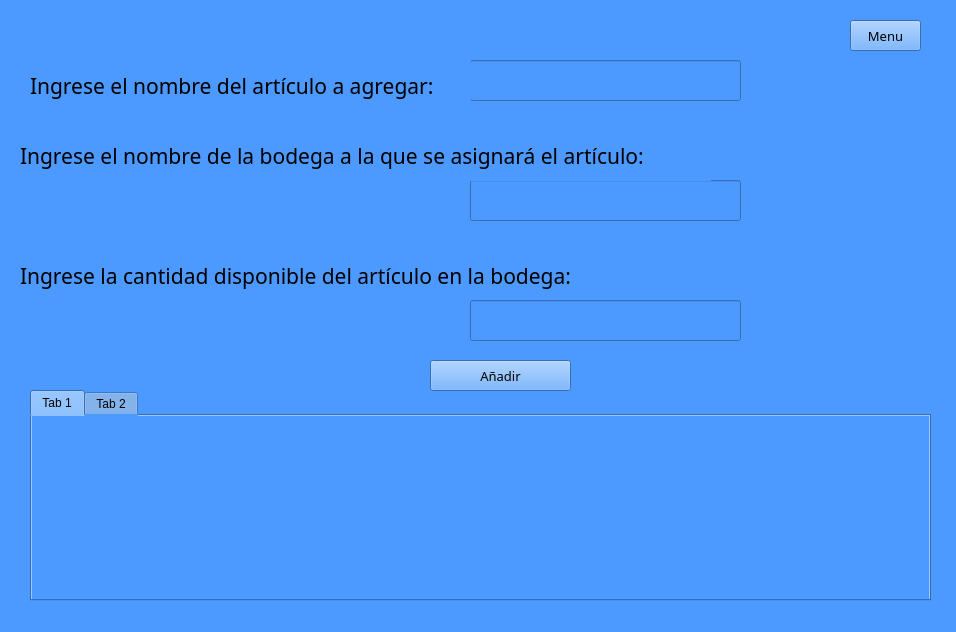
<?xml version="1.0" encoding="UTF-8"?>
<ui version="4.0">
 <class>MainWindow</class>
 <widget class="QMainWindow" name="MainWindow">
  <property name="geometry">
   <rect>
    <x>0</x>
    <y>0</y>
    <width>956</width>
    <height>632</height>
   </rect>
  </property>
  <property name="windowTitle">
   <string>Articulos de Bodega</string>
  </property>
  <property name="styleSheet">
   <string notr="true">background-color: rgb(0, 0, 255);
background-color: rgb(76, 154, 255);</string>
  </property>
  <widget class="QWidget" name="centralwidget">
   <widget class="QLineEdit" name="txtArticulo">
    <property name="geometry">
     <rect>
      <x>470</x>
      <y>60</y>
      <width>271</width>
      <height>41</height>
     </rect>
    </property>
    <property name="font">
     <font>
      <family>Century Gothic</family>
      <pointsize>16</pointsize>
     </font>
    </property>
   </widget>
   <widget class="QPushButton" name="btAnadir">
    <property name="geometry">
     <rect>
      <x>430</x>
      <y>360</y>
      <width>141</width>
      <height>31</height>
     </rect>
    </property>
    <property name="font">
     <font>
      <family>Century Gothic</family>
      <pointsize>10</pointsize>
     </font>
    </property>
    <property name="text">
     <string>Añadir</string>
    </property>
   </widget>
   <widget class="QLineEdit" name="txtBodega">
    <property name="geometry">
     <rect>
      <x>470</x>
      <y>180</y>
      <width>271</width>
      <height>41</height>
     </rect>
    </property>
    <property name="font">
     <font>
      <family>Century Gothic</family>
      <pointsize>16</pointsize>
     </font>
    </property>
   </widget>
   <widget class="QPushButton" name="btMenu">
    <property name="geometry">
     <rect>
      <x>850</x>
      <y>20</y>
      <width>71</width>
      <height>31</height>
     </rect>
    </property>
    <property name="font">
     <font>
      <family>Century Gothic</family>
      <pointsize>10</pointsize>
     </font>
    </property>
    <property name="text">
     <string>Menu</string>
    </property>
   </widget>
   <widget class="QLabel" name="lblArticulo">
    <property name="geometry">
     <rect>
      <x>30</x>
      <y>60</y>
      <width>441</width>
      <height>51</height>
     </rect>
    </property>
    <property name="font">
     <font>
      <family>Century Gothic</family>
      <pointsize>16</pointsize>
      <weight>50</weight>
      <bold>false</bold>
     </font>
    </property>
    <property name="text">
     <string>Ingrese el nombre del artículo a agregar: </string>
    </property>
   </widget>
   <widget class="QLabel" name="lblBodega">
    <property name="geometry">
     <rect>
      <x>20</x>
      <y>130</y>
      <width>691</width>
      <height>51</height>
     </rect>
    </property>
    <property name="font">
     <font>
      <family>Century Gothic</family>
      <pointsize>16</pointsize>
      <weight>50</weight>
      <bold>false</bold>
     </font>
    </property>
    <property name="text">
     <string>Ingrese el nombre de la bodega a la que se asignará el artículo: </string>
    </property>
   </widget>
   <widget class="QLabel" name="lblCantidad">
    <property name="geometry">
     <rect>
      <x>20</x>
      <y>250</y>
      <width>691</width>
      <height>51</height>
     </rect>
    </property>
    <property name="font">
     <font>
      <family>Century Gothic</family>
      <pointsize>16</pointsize>
      <weight>50</weight>
      <bold>false</bold>
     </font>
    </property>
    <property name="text">
     <string>Ingrese la cantidad disponible del artículo en la bodega:</string>
    </property>
   </widget>
   <widget class="QLineEdit" name="txtCantidad">
    <property name="geometry">
     <rect>
      <x>470</x>
      <y>300</y>
      <width>271</width>
      <height>41</height>
     </rect>
    </property>
    <property name="font">
     <font>
      <family>Century Gothic</family>
      <pointsize>16</pointsize>
     </font>
    </property>
   </widget>
   <widget class="QTabWidget" name="tblproductos">
    <property name="geometry">
     <rect>
      <x>30</x>
      <y>390</y>
      <width>901</width>
      <height>211</height>
     </rect>
    </property>
    <widget class="QWidget" name="tab">
     <attribute name="title">
      <string>Tab 1</string>
     </attribute>
    </widget>
    <widget class="QWidget" name="tab_2">
     <attribute name="title">
      <string>Tab 2</string>
     </attribute>
    </widget>
   </widget>
  </widget>
  <widget class="QStatusBar" name="statusbar"/>
 </widget>
 <resources/>
 <connections/>
</ui>
